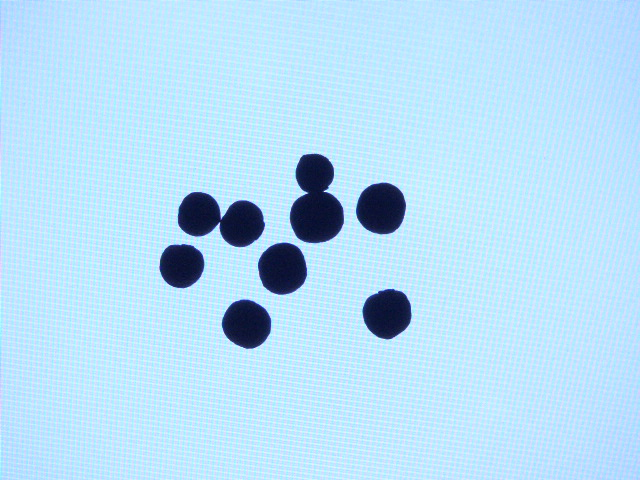
#> input picture 1.JPG, 640 x 480 px, found by its file name; its folder holds only this picture in this run
$ jupyter execute --allow-errors counting.ipynb
#> lines starting #> are read from the running program, lines starting #| are printed output that depends on the picture; after the words box and inside, x2 and y2 are one past the last pixel; in counts of white or black regions, pixels touching at a corner belong together
<h2>Importowanie bibliotek</h2>

[cell 1]
import matplotlib.pyplot as plot
from skimage import io, filters, color, morphology
import numpy as np
from scipy import ndimage as ndi
from operator import itemgetter
from numpy.linalg import norm
import math
from scipy.spatial import distance

<h2>Wczytywanie obrazka</h2>

[cell 2]
import cv2
import matplotlib.pyplot as plt
import skimage


s = input()
path =  './'

#> (the rest of this cell did not finish here and is left out)

[cell 3]
# [13 lines left out: function show2imgs, not called in this run]

<h2>zamiana obrazu kolorowego na odcienie szarości</h2>

[cell 4]
import numpy as np


#> (the rest of this cell did not finish here and is left out)

<h2>Binaryzacja</h2>

[cell 5]
from skimage import data
import cv2


#> (the rest of this cell did not finish here and is left out)

<h2>Rozdzielanie elementów</h2>

[cell 6]
import cv2
import numpy as np

kernel = np.ones((3,3),np.uint8)
#> kernel = [[1, 1, 1], [1, 1, 1], [1, 1, 1]]
#> further down, image is the input picture: shape (480, 640, 3); mean R, G, B 182.8, 221.3, 245.1
#> `image = cv2.cvtColor(image,cv2.COLOR_BGR2GRAY)`:
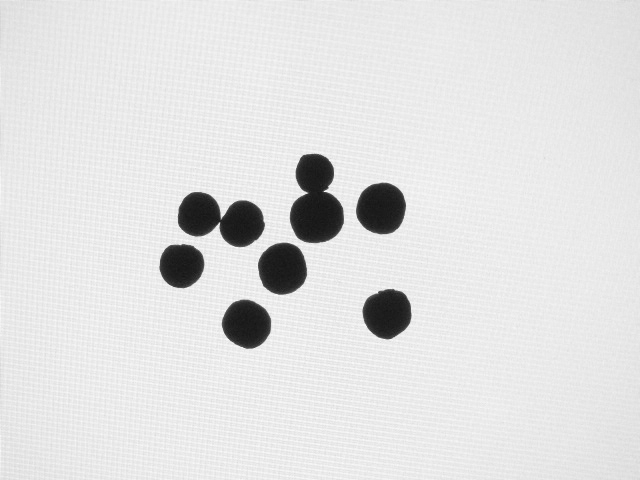
#> image: shape (480, 640); min 18, max 250, mean 224
#> `th, bim = cv2.threshold(image, thresh=th, maxval=255, type=cv2.THRESH_..`:
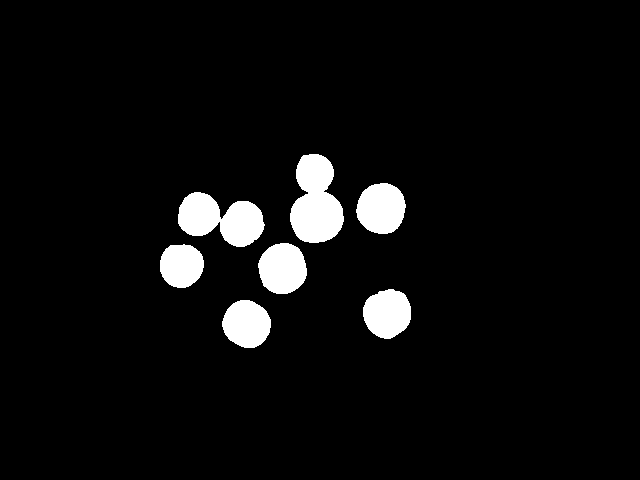
#> bim: shape (480, 640); 5.1% white; 7 white regions, largest, box (x1, y1, x2, y2) and area: (290, 154, 344, 243) 3397, (178, 192, 265, 247) 3027, (356, 183, 406, 234) 1983
#> `th, bim = cv2.threshold(image, thresh=th, maxval=255, type=cv2.THRESH_..`: th = 110
#> `erodeBin = cv2.erode(bim, kernel=kernel, iterations=8)`:
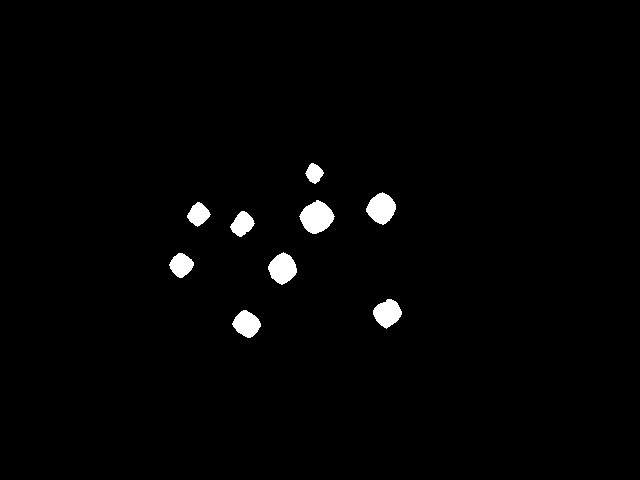
#> erodeBin: shape (480, 640); 1.5% white; 9 white regions, largest, box (x1, y1, x2, y2) and area: (299, 200, 335, 234) 807, (366, 192, 396, 225) 666, (268, 252, 297, 285) 647
#> after the loop `for  x  in range(copy.shape[0]):`:
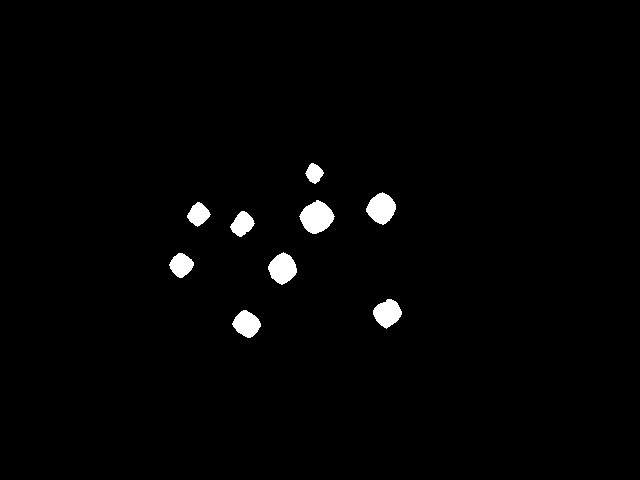
#> copy: shape (480, 640); values 0 (black) and 170 (white), 1.5% white; 9 white regions, largest, box (x1, y1, x2, y2) and area: (299, 200, 335, 234) 807, (366, 192, 396, 225) 666, (268, 252, 297, 285) 647
#> after the loop `for  x  in range(copy.shape[0]):`: ilosc = 9
#| ilość obiektów =  9
#| Zdjęcie numer:  1  Posiada:  9 a według proramu ma:  9  Tak wiec program  działa

#dilateBin = cv2.dilate(bim, kernel=kernel, iterations=4)
#> (the rest of this cell did not finish here and is left out)

<h2>Zliczanie Obiektów</h2>

[cell 7]
ilosc = 0

#> (the rest of this cell did not finish here and is left out)

<h2>Liczenie ilości pixeli i procentowy obszar zajmowany orzez obiekty</h2>

[cell 8]
piksele_elementow = 0
#> (the rest of this cell did not finish here and is left out)

#> (a cell that did not finish here is left out)

<h2>Wynaczanie środka ciężkości</h2>

[cell 10]
from scipy import ndimage as ndi
#> (the rest of this cell did not finish here and is left out)

<h2>Wyznaczanie współczynników Fereta i Blaira-Blissa </h2>

[cell 11]
# [9 lines left out: function getFigure, not called in this run]


from scipy.spatial import distance

# [32 lines left out: functions cog2, computeBB, computeFeret, not called in this run]

#> (the rest of this cell did not finish here and is left out)

<h2>Podsumowanie - sprawdzenie dla pozostałych danych wejściowych</h2>

[cell 12]
tab = [9,9,8,7,12,7,6,12,7,9,9,9,9,9,9,7] #wyniki;
#> (the rest of this cell did not finish here and is left out)
